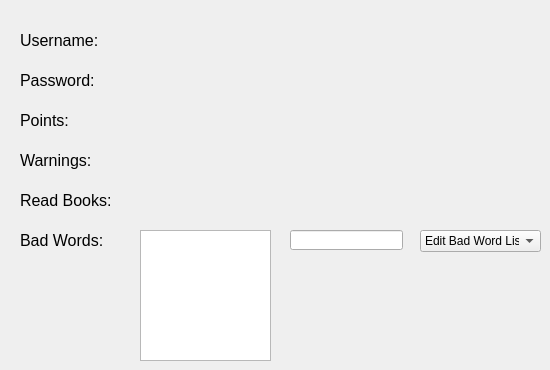
         <widget class="QWidget" name="Stats">
          <attribute name="title">
           <string>Stats</string>
          </attribute>
          <widget class="QLabel" name="label_10">
           <property name="geometry">
            <rect>
             <x>20</x>
             <y>30</y>
             <width>81</width>
             <height>21</height>
            </rect>
           </property>
           <property name="font">
            <font>
             <pointsize>12</pointsize>
            </font>
           </property>
           <property name="text">
            <string>Username:</string>
           </property>
          </widget>
          <widget class="QLabel" name="label_21">
           <property name="geometry">
            <rect>
             <x>20</x>
             <y>70</y>
             <width>81</width>
             <height>21</height>
            </rect>
           </property>
           <property name="font">
            <font>
             <pointsize>12</pointsize>
            </font>
           </property>
           <property name="text">
            <string>Password:</string>
           </property>
          </widget>
          <widget class="QLabel" name="label_22">
           <property name="geometry">
            <rect>
             <x>20</x>
             <y>110</y>
             <width>81</width>
             <height>21</height>
            </rect>
           </property>
           <property name="font">
            <font>
             <pointsize>12</pointsize>
            </font>
           </property>
           <property name="text">
            <string>Points:</string>
           </property>
          </widget>
          <widget class="QLabel" name="label_23">
           <property name="geometry">
            <rect>
             <x>20</x>
             <y>150</y>
             <width>131</width>
             <height>21</height>
            </rect>
           </property>
           <property name="font">
            <font>
             <pointsize>12</pointsize>
            </font>
           </property>
           <property name="text">
            <string>Warnings:</string>
           </property>
          </widget>
          <widget class="QLabel" name="label_24">
           <property name="geometry">
            <rect>
             <x>20</x>
             <y>190</y>
             <width>91</width>
             <height>20</height>
            </rect>
           </property>
           <property name="font">
            <font>
             <pointsize>12</pointsize>
            </font>
           </property>
           <property name="text">
            <string>Read Books:</string>
           </property>
          </widget>
          <widget class="QLabel" name="statUsername">
           <property name="geometry">
            <rect>
             <x>140</x>
             <y>30</y>
             <width>81</width>
             <height>21</height>
            </rect>
           </property>
           <property name="font">
            <font>
             <pointsize>12</pointsize>
            </font>
           </property>
           <property name="text">
            <string/>
           </property>
          </widget>
          <widget class="QLabel" name="statPassword">
           <property name="geometry">
            <rect>
             <x>140</x>
             <y>70</y>
             <width>81</width>
             <height>21</height>
            </rect>
           </property>
           <property name="font">
            <font>
             <pointsize>12</pointsize>
            </font>
           </property>
           <property name="text">
            <string/>
           </property>
          </widget>
          <widget class="QLabel" name="statPoints">
           <property name="geometry">
            <rect>
             <x>140</x>
             <y>110</y>
             <width>81</width>
             <height>21</height>
            </rect>
           </property>
           <property name="font">
            <font>
             <pointsize>12</pointsize>
            </font>
           </property>
           <property name="text">
            <string/>
           </property>
          </widget>
          <widget class="QLabel" name="statWarnings">
           <property name="geometry">
            <rect>
             <x>140</x>
             <y>150</y>
             <width>81</width>
             <height>21</height>
            </rect>
           </property>
           <property name="font">
            <font>
             <pointsize>12</pointsize>
            </font>
           </property>
           <property name="text">
            <string/>
           </property>
          </widget>
          <widget class="QLabel" name="statRead">
           <property name="geometry">
            <rect>
             <x>140</x>
             <y>190</y>
             <width>81</width>
             <height>21</height>
            </rect>
           </property>
           <property name="font">
            <font>
             <pointsize>12</pointsize>
            </font>
           </property>
           <property name="text">
            <string/>
           </property>
          </widget>
          <widget class="QLabel" name="label_25">
           <property name="geometry">
            <rect>
             <x>20</x>
             <y>230</y>
             <width>91</width>
             <height>20</height>
            </rect>
           </property>
           <property name="font">
            <font>
             <pointsize>12</pointsize>
            </font>
           </property>
           <property name="text">
            <string>Bad Words:</string>
           </property>
          </widget>
          <widget class="QListWidget" name="wordListWidget">
           <property name="geometry">
            <rect>
             <x>140</x>
             <y>230</y>
             <width>131</width>
             <height>131</height>
            </rect>
           </property>
          </widget>
          <widget class="QComboBox" name="wordBox">
           <property name="geometry">
            <rect>
             <x>420</x>
             <y>230</y>
             <width>121</width>
             <height>22</height>
            </rect>
           </property>
           <item>
            <property name="text">
             <string>Edit Bad Word List...</string>
            </property>
           </item>
           <item>
            <property name="text">
             <string>Add Word</string>
            </property>
           </item>
           <item>
            <property name="text">
             <string>Remove Word</string>
            </property>
           </item>
          </widget>
          <widget class="QLineEdit" name="wordLineEdit">
           <property name="geometry">
            <rect>
             <x>290</x>
             <y>230</y>
             <width>113</width>
             <height>20</height>
            </rect>
           </property>
          </widget>
         </widget>
